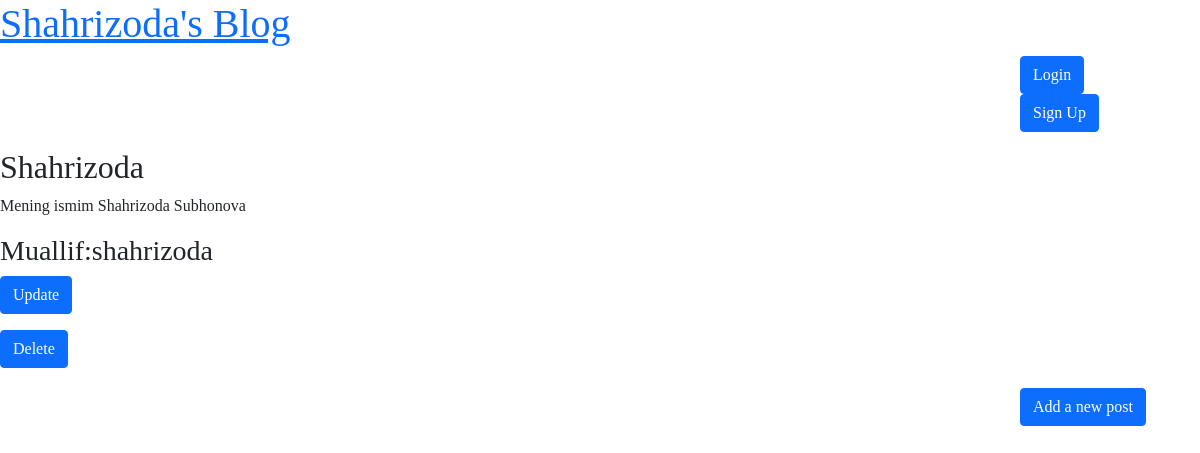
The app's page /post/4/ with its own data.
### blog/models.py (models this page shows, shortened)
class Post(models.Model):
    title=models.CharField(max_length=200)
    author=models.ForeignKey(
        'auth.User',
        on_delete=models.CASCADE
    )
    body=models.TextField()

### blog/views.py (the view)
# urls.py: path('post/<int:pk>/',BlogDetailView.as_view(),name='post_detail'),
class BlogDetailView(DetailView):
    model=Post
    template_name='post_detail.html'

### templates/post_detail.html
{% extends "base.html" %}
{% block content %}
<div class="post-entry">
    <h2>
        {{ post.title }}
    </h2>
    <p>{{ post.body }}</p>
</div>
<h3>Muallif:{{ post.author }}</h3>
<p><a href="{% url 'post_edit' post.pk %}" class="btn btn-primary">Update</a></p>
<p><a href="{% url 'post_delete' post.pk %}" class="btn btn-primary">Delete</a></p>
{% endblock content %}

### templates/base.html (style rules this page uses)
* { font-family: cursive; text-decoration: none; }

### records on screen
Post: title "Shahrizoda", body "Mening ismim Shahrizoda Subhonova", author "shahrizoda"
